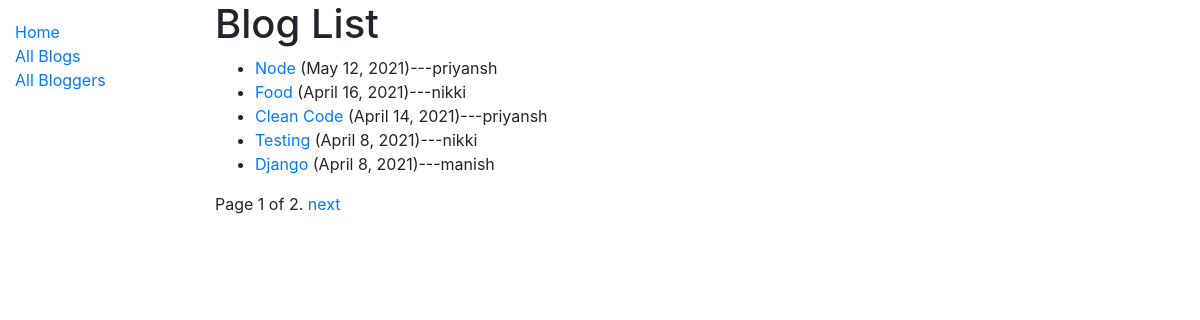
/blog/blogs/, run on the app's committed database.
### blog/models.py (models this page shows, shortened)
class Blog(models.Model):
    title = models.CharField(max_length=200, help_text='Enter a tite of blog')
    blog_author = models.ForeignKey('Blogger', on_delete=models.SET_NULL, null=True)
    content = models.TextField(max_length=1000, blank=True)
    post_date = models.DateField(null=True, blank=True)
    def get_absolute_url(self):
        return reverse('blog-detail', args=[str(self.id)])

class Blogger(models.Model):
    name = models.OneToOneField(User, on_delete=models.CASCADE, null=True)
    bio_information = models.TextField(max_length=1000, help_text='Enter a biographical information about the blogger/author')
    def __str__(self):
        return f'{self.name}'

### blog/views.py (the view)
# urls.py: path('blogs/', views.BlogListView.as_view(), name='blogs'),
class BlogListView(generic.ListView):
    model = Blog
    paginate_by = 5
    def get_queryset(self):
        return Blog.objects.order_by('-post_date')

### blog/templates/blog/blog_list.html
{% extends "base_generic.html" %}
{% block content %}
  <h1>Blog List</h1>
  {% if blog_list %}
  <ul>
    {% for blog in blog_list %}
      <li>
        <a href="{{ blog.get_absolute_url }}">{{ blog.title }}</a> ({{blog.post_date}})---{{blog.blog_author}}
      </li>
    {% endfor %}
  </ul>
  {% else %}
    <p>There are no Blogs.</p>
  {% endif %}
{% endblock %}

### data on the page
Blog: title "Node", post_date "May 12, 2021", blog_author "priyansh"
Blog: title "Food", post_date "April 16, 2021", blog_author "nikki"
Blog: title "Clean Code", post_date "April 14, 2021", blog_author "priyansh"
Blog: title "Testing", post_date "April 8, 2021", blog_author "nikki"
Blog: title "Django", post_date "April 8, 2021", blog_author "manish"

### other printed values
{{ page_obj.number }} "1"
{{ page_obj.paginator.num_pages }} "2"
